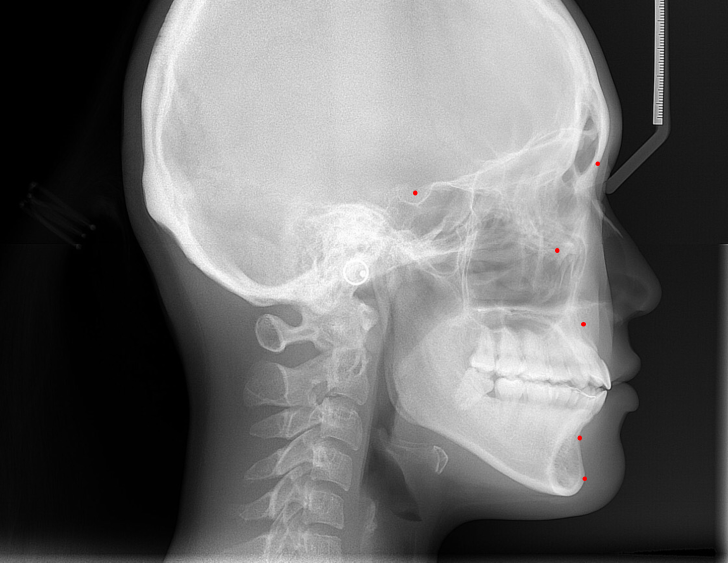
#> input picture pca/test/1.png, 1456 x 1125 px (shown at 1/2 size); its folder holds only this picture in this run
$ python test1.py
#> lines starting #> are read from the running program, lines starting #| are printed output that depends on the picture
import cv2
import scipy
from sklearn.cluster import KMeans
from skimage import exposure
#from scipy import ndimage, signal
#from skimage.filters import gaussian
from skimage import feature
#from skimage.filters import roberts, sobel, scharr, prewitt
import numpy as np
from pylab import *
import os
import pca2


def iter_files(path):
    for root, dirs, files in os.walk(path):
        for file in files:
            ext = os.path.splitext(file)[1][1:].lower()
            if ext in ['jpg', 'jpeg', 'png', 'gif']:
                yield os.path.join(root, file)

# [5 lines left out: function com_center, not called in this run]

def median_filter(img, size = 3):
    return scipy.signal.medfilt(img, size).astype(np.uint8)

# [4 lines left out: function contrast_stretching, not called in this run]

def canny(img):
    return feature.canny(img, sigma=1.8)

# [17 lines left out: function find_theta_sort, not called in this run]


def iter_imgs(files):

        for file in files:

            a = np.array(cv2.imread(file))
#> a is the input picture: shape (1125, 1456, 3); mean B, G, R 107, 107, 107.1
            i = a.shape[0]
#> i = 1125
            j = a.shape[1]
#> j = 1456
            b = []
            width_px = np.shape(a)[1]
#> width_px = 1456
            print(i, j)
#| 1125 1456
            for y in range(i):
                for x in range(j):
                    if (a[y][x][0] > 50):
                        continue
                        #a[y][x][0] = 0
                        #a[y][x][1] = 0
                        #a[y][x][2] = 0
                    if a[y][x][2] < 255:
                        continue
                        #a[y][x][0] = 0
                        #a[y][x][1] = 0
                        #a[y][x][2] = 0
                    else:
                        b.append([x, y])
            model = KMeans(n_clusters=6, init="k-means++", n_init=7, max_iter=10, random_state=None).fit(b)
            c1, c2, c3, c4, c5, c6 = np.rint(model.cluster_centers_)
#> c1 = [1166, 648]; c2 = [830, 385]; c3 = [1159, 875]; c4 = [1195, 327]; c5 = [1114, 500]; c6 = [1169, 957]
            points = np.array([c1, c2, c3, c4, c5, c6])
            n_points = points / width_px
        return n_points , width_px

        # [6 lines of commented-out code are left out]
# [18 lines left out: function findedge, not called in this run]

def findedgenew():
    b = []
    gray_img_path = r'C:\Users\feifu\PycharmProjects\untitled\pca\test2\1.png'
    img1 = cv2.imread(gray_img_path, cv2.IMREAD_GRAYSCALE)
    img2 = cv2.GaussianBlur(img1, (5, 5), 5)
    points1 = cv2.Canny(img2, 30, 40, 1, 3)
    img3 = np.zeros(shape(img1),dtype=bool)
    img3[points1 > 0] = [1]
    imshow(img3, cmap=plt.cm.gray)
    axis('off')
    plt.show()

    i = img3.shape[0]
    j = img3.shape[1]
    for y in range(i):
        for x in range(j):
            if img1[y][x] == 1:
                b.append([x, y])
    b = np.array(b) / j
    return b

def comatrix(p_points, edges):
    mtx = np.empty([0,2])
    for i in range(shape(p_points)[0]):
        mtx = np.vstack((mtx, p_points[i]))
        e = np.empty([0, 1])
        for j in range(shape(edges)[0]):
            e = np.vstack((e, np.array([(edges[j][0]-p_points[i][0])**2 + (edges[j][1]-p_points[i][1])**2])))
        v = np.hstack((edges, e))
        v = v[v[:,2].argsort()]
        v = v[:,0:2]
        v = v[1:50,:]
        mtx = np.vstack((mtx, v))
    return mtx

path = r'C:\Users\feifu\PycharmProjects\untitled\pca\test'
ips = np.empty([0, 2])
files = iter_files(path)

p_points, width = iter_imgs(files)


edges = findedgenew()
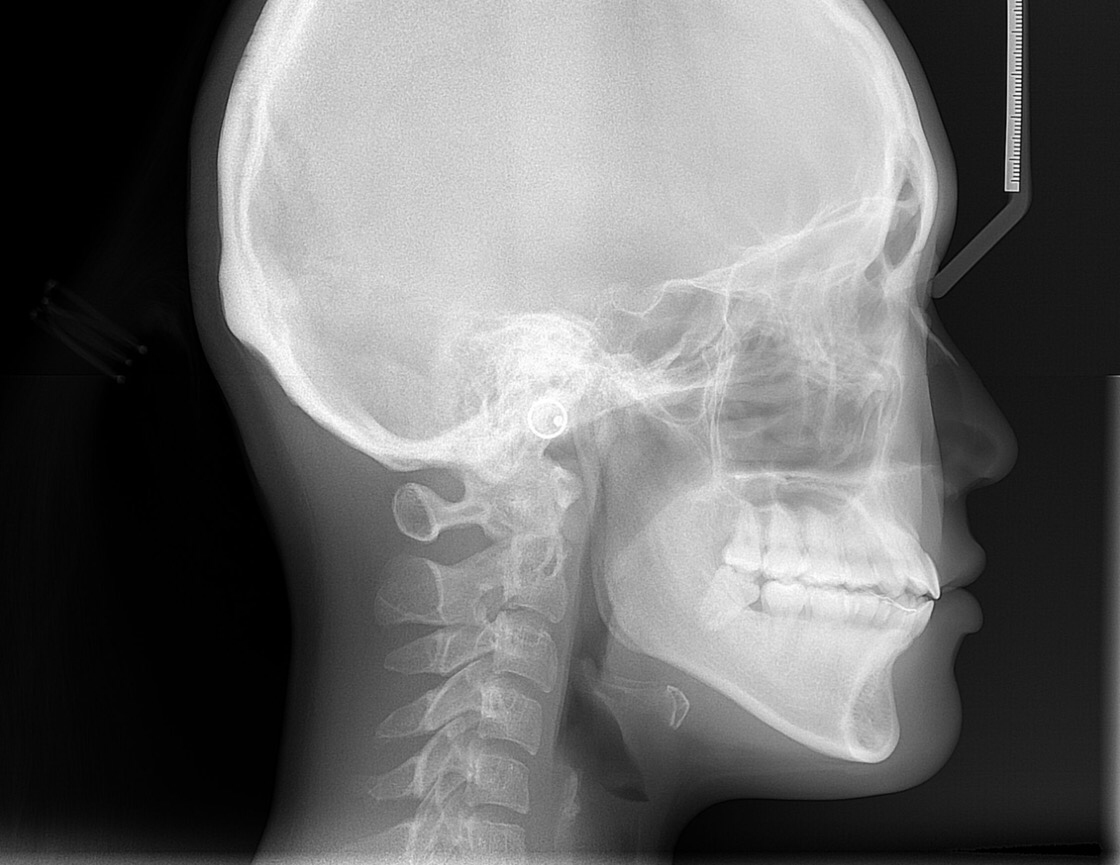
#> input picture pca/test2/1.png, 1120 x 865 px, found by its file name
#> in findedgenew, img1 is the input picture: shape (865, 1120); min 0, max 255, mean 107.1
#> in findedgenew, `points1 = cv2.Canny(img2, 30, 40, 1, 3)`:
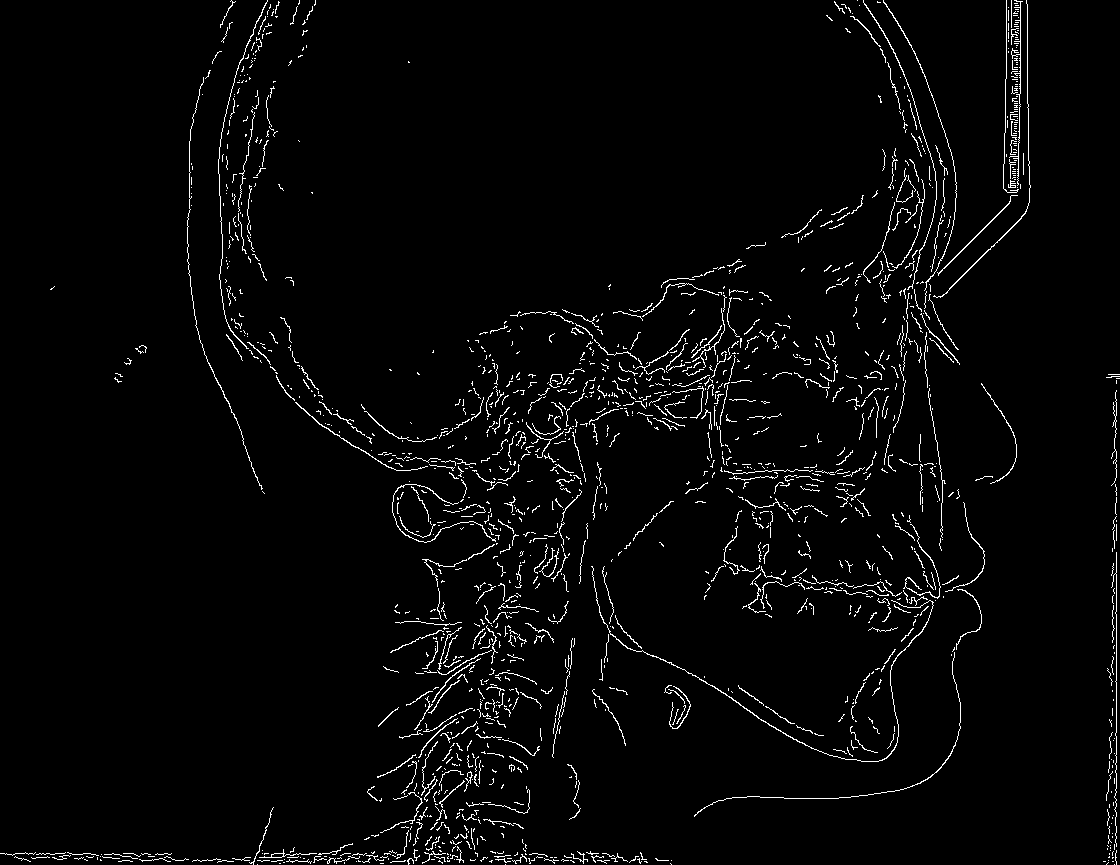
#> points1: shape (865, 1120); 2.7% white in thin lines or dots
#> in findedgenew, `plt.show()`:
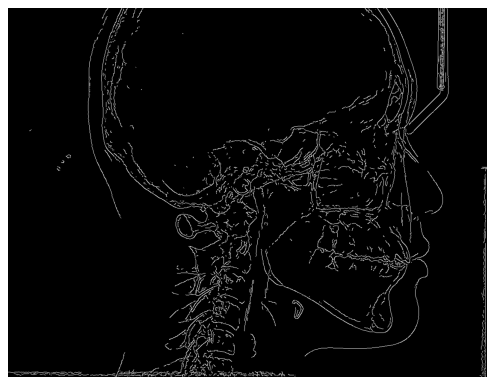
#> figure drawn by matplotlib, 1 panel
mtx = comatrix(p_points, edges)
#print(mtx)
mtx = dot(mtx,mtx.T)
print(shape(mtx))
#| (300, 300)
u, s, vt = linalg.svd(mtx)
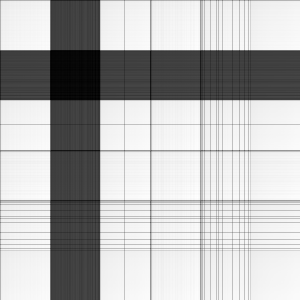
#> mtx: shape (300, 300) float64; min 0.158, max 1.43, mean 1.06; drawn with min black and max white
